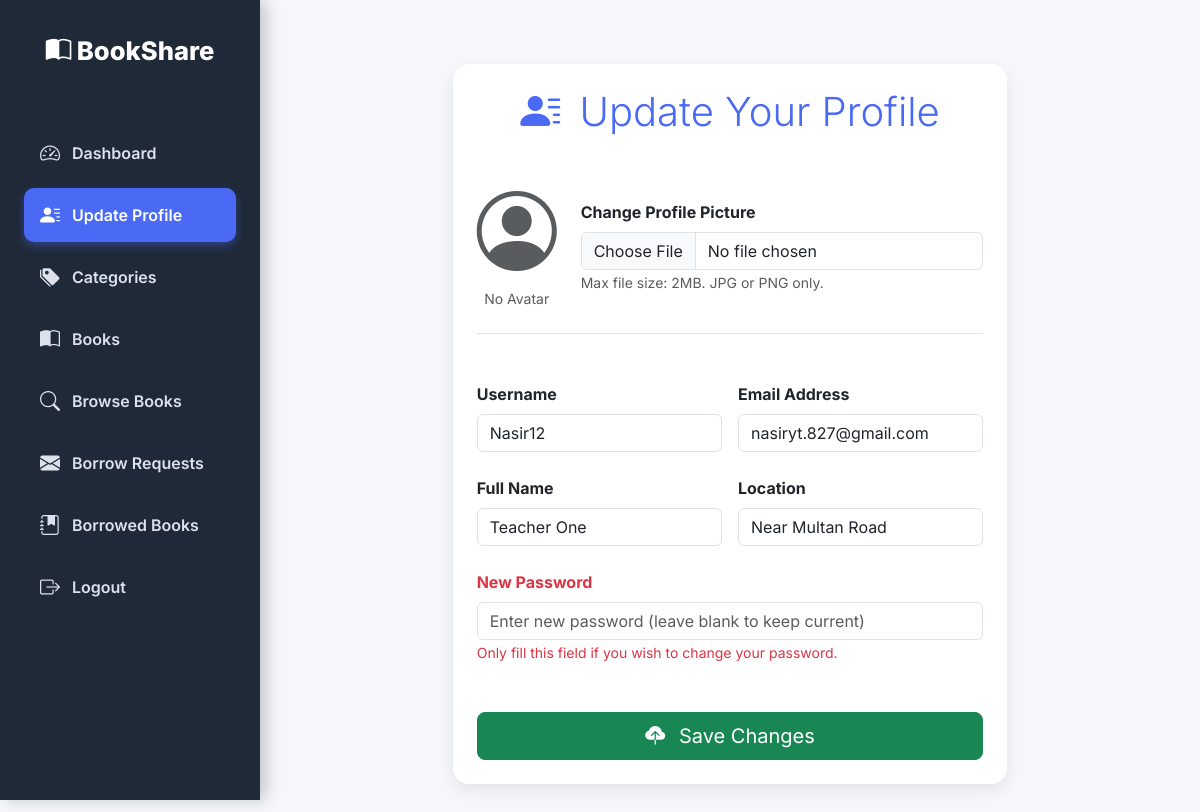
Screenshot of /update-profile (signed in) with the database file from the repository.
### models.py (models this page shows, shortened)
class User(UserMixin, db.Model):
    __tablename__ = 'users'
    id = db.Column(db.Integer, primary_key=True)
    username = db.Column(db.String(80), unique=True, nullable=False, index=True)
    email = db.Column(db.String(120), unique=True, nullable=False, index=True)
    password_hash = db.Column(db.String(255), nullable=False)
    full_name = db.Column(db.String(100))
    location = db.Column(db.String(100))
    profile_picture = db.Column(db.String(200))  # Relative path
    status = db.Column(
        db.Enum(UserStatus),
        default=UserStatus.unblocked,
        nullable=False
    )
    created_at = db.Column(db.DateTime, default=datetime.utcnow, nullable=False)
    @property
    def is_active(self) -> bool:
        return self.status == UserStatus.unblocked
    @property
    def is_admin(self):
        return False

### app.py (the view, shortened to what this page needs)
@app.route('/update-profile', methods=['GET', 'POST'])
@login_required
def update_profile():
    return render_template('update_profile.html')

### app.py (called while the page is built)
@login_manager.user_loader
def load_user(user_id):
    try:
        uid = int(user_id)
    except (TypeError, ValueError):
        return None
    user = User.query.get(uid)
    if user:
        return user
    if uid == 999999:
        return Admin.query.get(uid)
    return None

### templates/update_profile.html (shortened to what this page needs)
{% extends "base.html" %}
{% block content %}
<div class="row justify-content-center mt-4">
    <div class="col-lg-8 col-md-10">
        <div class="card p-4">
            <h2 class="card-title text-center mb-5 display-6" style="color: var(--primary-color);">
                <i class="bi bi-person-lines-fill me-2"></i> Update Your Profile
            </h2>
            <form method="post" enctype="multipart/form-data">
                <div class="d-flex align-items-center mb-5 border-bottom pb-4">
                    <div class="me-4 text-center">
                        {% if current_user.profile_picture %}
                            <img src="{{ url_for('static', filename=current_user.profile_picture) }}"
                                 alt="Current Profile Picture" class="profile-picture rounded-circle">
                            <small class="d-block mt-2 text-muted">Current Avatar</small>
                        {% else %}
                            <i class="bi bi-person-circle display-1 text-muted"></i>
                            <small class="d-block mt-2 text-muted">No Avatar</small>
                        {% endif %}
                    </div>
                    <div class="flex-grow-1">
                        <label for="profile_picture" class="form-label fw-bold">Change Profile Picture</label>
                        <input type="file" class="form-control" id="profile_picture" name="profile_picture">
                        <small class="form-text text-muted">Max file size: 2MB. JPG or PNG only.</small>
                    </div>
                </div>
                <div class="row g-3 mb-4">
                    <div class="col-md-6">
                        <label for="username" class="form-label fw-bold">Username</label>
                        <input type="text" class="form-control" id="username" name="username" value="{{ current_user.username }}" required>
                    </div>
                    <div class="col-md-6">
                        <label for="email" class="form-label fw-bold">Email Address</label>
                        <input type="email" class="form-control" id="email" name="email" value="{{ current_user.email }}" required>
                    </div>
                </div>
                <div class="row g-3 mb-4">
                    <div class="col-md-6">
                        <label for="full_name" class="form-label fw-bold">Full Name</label>
                        <input type="text" class="form-control" id="full_name" name="full_name" placeholder="Enter your full name" value="{{ current_user.full_name }}">
                    </div>
                    <div class="col-md-6">
                        <label for="location" class="form-label fw-bold">Location</label>
                        <input type="text" class="form-control" id="location" name="location" placeholder="City, Country" value="{{ current_user.location }}">
                    </div>
                </div>
                <div class="mb-5">
                    <label for="password" class="form-label fw-bold text-danger">New Password</label>
                    <input type="password" class="form-control" id="password" name="password" placeholder="Enter new password (leave blank to keep current)">
                    <small class="form-text text-danger">Only fill this field if you wish to change your password.</small>
                </div>
                <div class="d-grid">
                    <button type="submit" class="btn btn-lg btn-success">
                        <i class="bi bi-cloud-upload-fill me-2"></i> Save Changes
                    </button>
                </div>
            </form>
        </div>
    </div>
</div>
{% endblock %}

### templates/base.html (style rules this page uses)
:root { --primary-color: #4A69F5; --primary-hover: #354FC2; --sidebar-bg: #1f2937; --text-color: #333; --light-bg: #f5f7fa; --card-shadow: 0 6px 15px rgba(0, 0, 0, 0.08); --transition-speed: 0.3s; }
body { font-family: 'Inter', sans-serif; background-color: var(--light-bg); color: var(--text-color); min-height: 100vh; }
.card { border: none; border-radius: 16px; box-shadow: var(--card-shadow); transition: transform 0.3s ease; }

### rows the page displays
User: username "Nasir12", email "nasiryt.827@gmail.com", full_name "Teacher One", location "Near Multan Road"
